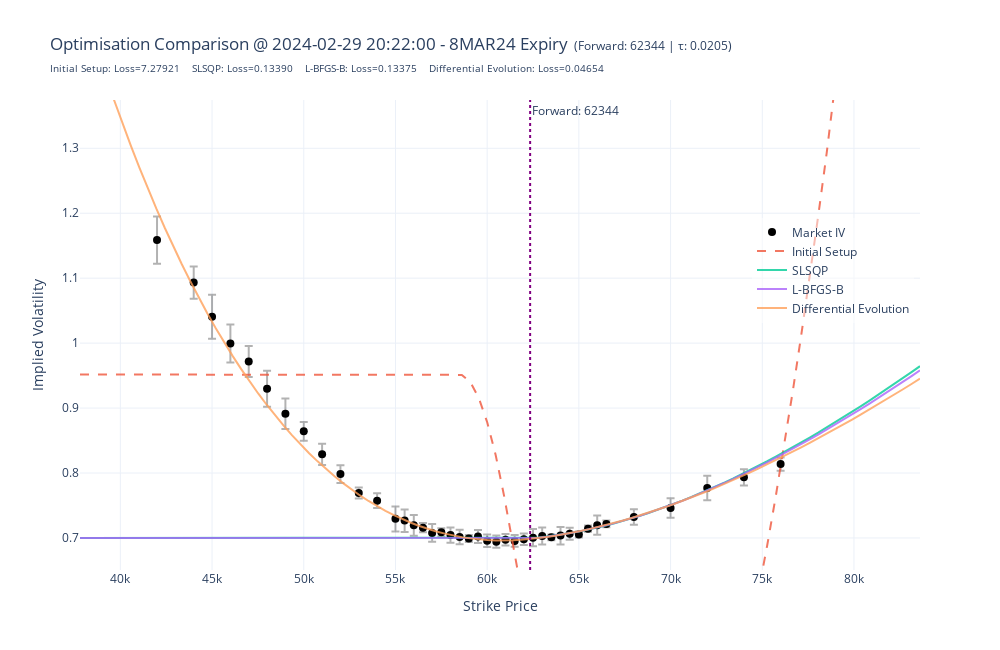

Notebook cell for this chart:
### Code cell
# Visualize results - Compare all calibration methods
import numpy as np
import plotly.graph_objects as go

# Create plot
fig = go.Figure()

# Plot market data with error bars
fig.add_trace(go.Scatter(
    x=strikes_list, y=market_vols, mode='markers', name='Market IV',
    error_y=dict(type='data', symmetric=False,
        array=(df_option_with_vola_and_greeks['askVola']-df_option_with_vola_and_greeks['midVola']).to_numpy()/100,
        arrayminus=(df_option_with_vola_and_greeks['midVola']-df_option_with_vola_and_greeks['bidVola']).to_numpy()/100,
        visible=True, color='rgba(0,0,0,0.3)'
    ),
    marker=dict(size=8, color='black', symbol='circle'),
    hovertemplate='Strike: %{x}<br>Market Vol: %{y:.4f}<extra></extra>'
))

# Generate extended strike range for smooth curves
extended_strikes = np.linspace(min(strikes_list) * 0.9, max(strikes_list) * 1.1, 100)

# Plot each calibration result
subtitle_text = ""
for calibration_result in calibration_results:
    model = TimeAdjustedWingModel(calibration_result.parameters)
    model_vols = [model.calculate_volatility_from_strike(strike) for strike in extended_strikes]
    fig.add_trace(go.Scatter(
        x=extended_strikes, y=model_vols, mode='lines', name=(name:=calibration_result.optimization_method),
        line=dict(width=2, dash="dash" if name.startswith("Initial") else "solid"), opacity=0.8,
        hovertemplate=f'{name}<br>Strike: %{{x}}<br>Vol: %{{y:.4f}}<extra></extra>'))
    subtitle_text += f"{name}: Loss={calibration_result.error:.5f} &nbsp;&nbsp; "

# Forward price line
fig.add_vline(x=forward_price, line=dict(color='purple', dash='dot', width=2), annotation_text=f"Forward: {forward_price:.0f}")

# Layout
fig.update_layout(
    title=f"Optimisation Comparison @ {snapshot_time} - {my_expiry} Expiry" +
            f"<span style='font-size:12px'>  (Forward: {forward_price:.0f} | τ: {time_to_expiry:.4f})<br>" +
            f"<span style='font-size:10px'>{subtitle_text}</span>",
    xaxis_title='Strike Price', yaxis_title='Implied Volatility', width=1000, height=650, template='plotly_white', hovermode='closest',
    legend=dict(x=0.80, y=0.75, bgcolor='rgba(255,255,255,0.5)'),
    yaxis_range=(df_option_with_vola_and_greeks['bidVola'].min()/100*0.95, df_option_with_vola_and_greeks['askVola'].max()/100*1.15),
    xaxis=dict(range=[min(extended_strikes), max(extended_strikes)]),
    margin=dict(t=100)
)

# Add strike range lines if my_result is available
# if 'my_result' in locals() and my_result is not None and my_result.success:
#     # Extract the parameters from the best result (last one in the list before 'Initial Guess')
#     best_result_params = None
#     for name, params, _, _ in calibration_results:
#         if name != "Initial Guess":
#             best_result_params = params

#     if best_result_params:
#         model_for_ranges = TimeAdjustedWingModel(best_result_params)
#         for range_name, range_strike in model_for_ranges.get_strike_ranges().items():
#             fig.add_vline(x=range_strike, line=dict(color='gray', dash='dot', width=1))
    
fig.show()
